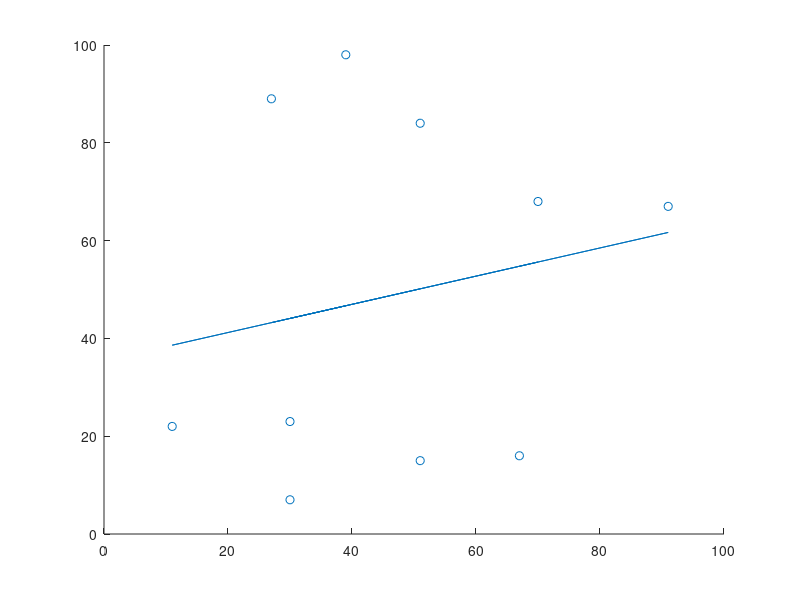

MATLAB code to generate this figure:
close all;
clear all;
clc;

% Generate random array of 10 integers from 0 to 100
x = randi([0 100], 1, 10);
y = randi([0 100], 1, 10);

% Generate array xy and xSquare
xy = x .* y;
xSquare = x .^ 2;

% calculate slope m
m = (10 * sum(xy) - (sum(x) * sum(y))) / (10 * sum(xSquare) - (sum(x) ^ 2));
% calculate intercept c
c = (sum(y) - m * sum(x)) / 10;

% Scatter plot the x and y arrays
scatter(x, y);
hold on;
% plot the line using slope and intercept on the same plot
plot(x, m * x + c);
% save the plot to plot.png
saveas(gcf, 'plot.png');
